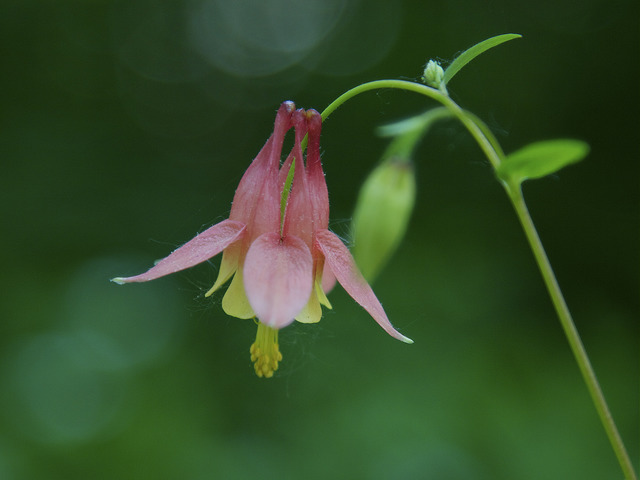
#> input picture Activity2/SampleImages/wildColumbine.jpg, 640 x 480 px
$ python Script6.py
#> lines starting #> are read from the running program, lines starting #| are printed output that depends on the picture
import cv2
img = cv2.imread("SampleImages/wildColumbine.jpg")
#> img is the input picture: shape (480, 640, 3); mean B, G, R 38.4, 74.6, 50.1
cv2.imshow("Original", img)
img2 = cv2.cvtColor(img, cv2.COLOR_BGR2GRAY)
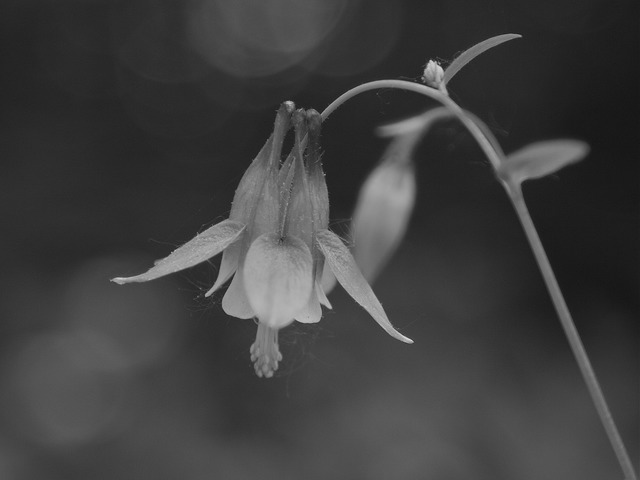
#> img2: shape (480, 640); min 21, max 225, mean 63.1
res, img3 = cv2.threshold(img2, 100,255, cv2.THRESH_TOZERO_INV)
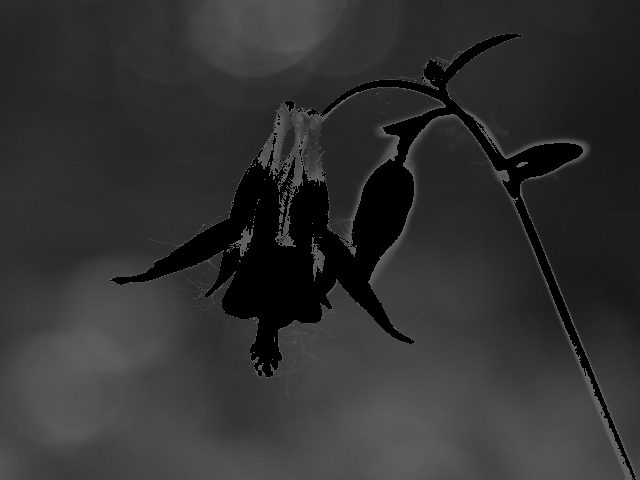
#> img3: shape (480, 640); min 0, max 100, mean 49.1
cv2.imshow("Thresholded", img3)
cv2.waitKey(0)
cv2.destroyAllWindows()

$ run again, with Activity2/SampleImages/canyonlands.jpg copied over Activity2/SampleImages/wildColumbine.jpg
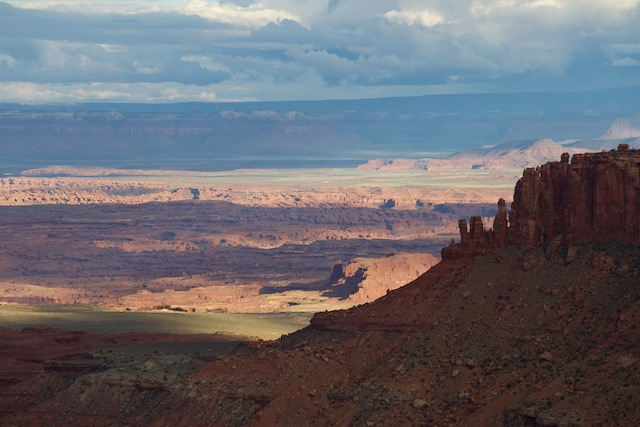
#> input picture Activity2/SampleImages/canyonlands.jpg, 640 x 427 px
#> img is the input picture: shape (427, 640, 3); mean B, G, R 111.6, 105.2, 106.6
#> `img2 = cv2.cvtColor(img, cv2.COLOR_BGR2GRAY)`:
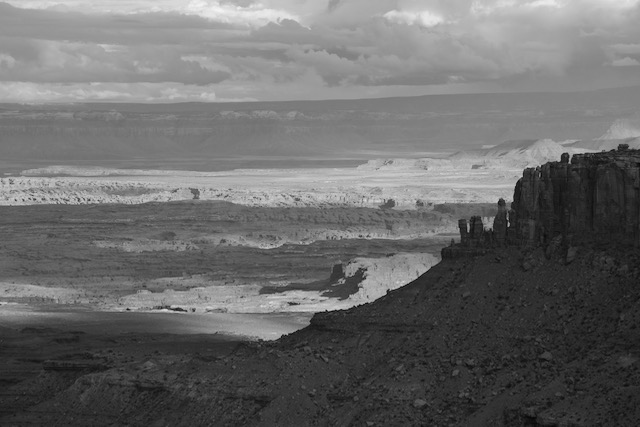
#> img2: shape (427, 640); min 5, max 244, mean 106.3
#> `res, img3 = cv2.threshold(img2, 100,255, cv2.THRESH_TOZERO_INV)`:
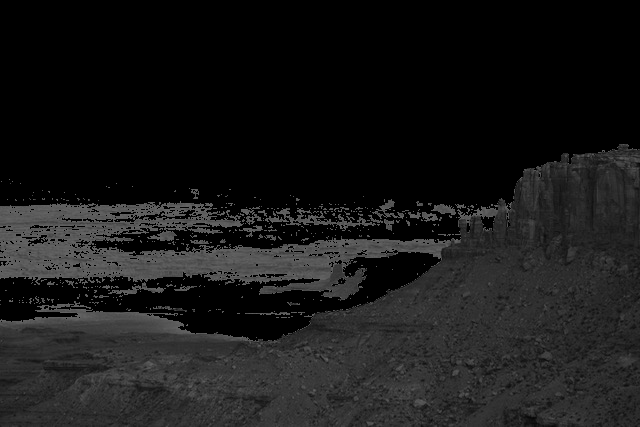
#> img3: shape (427, 640); min 0, max 100, mean 24.3

$ run again, with Activity2/SampleImages/landscape1.jpg copied over Activity2/SampleImages/wildColumbine.jpg
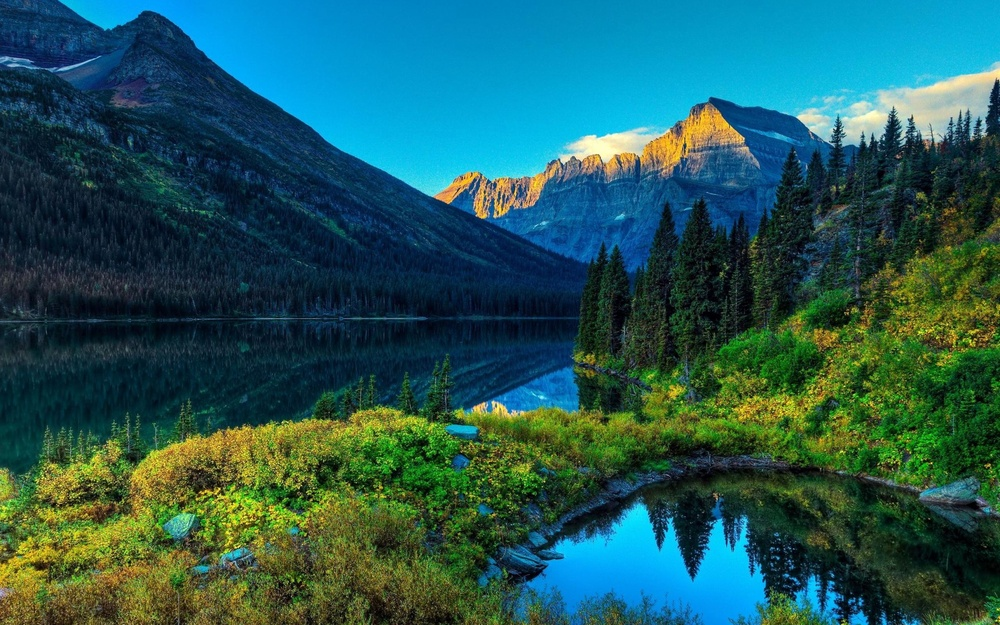
#> input picture Activity2/SampleImages/landscape1.jpg, 1000 x 625 px, shrunk from 2560 x 1600 before the run
#> img is the input picture: shape (625, 1000, 3); mean B, G, R 87.6, 88.5, 35.6
#> `img2 = cv2.cvtColor(img, cv2.COLOR_BGR2GRAY)`:
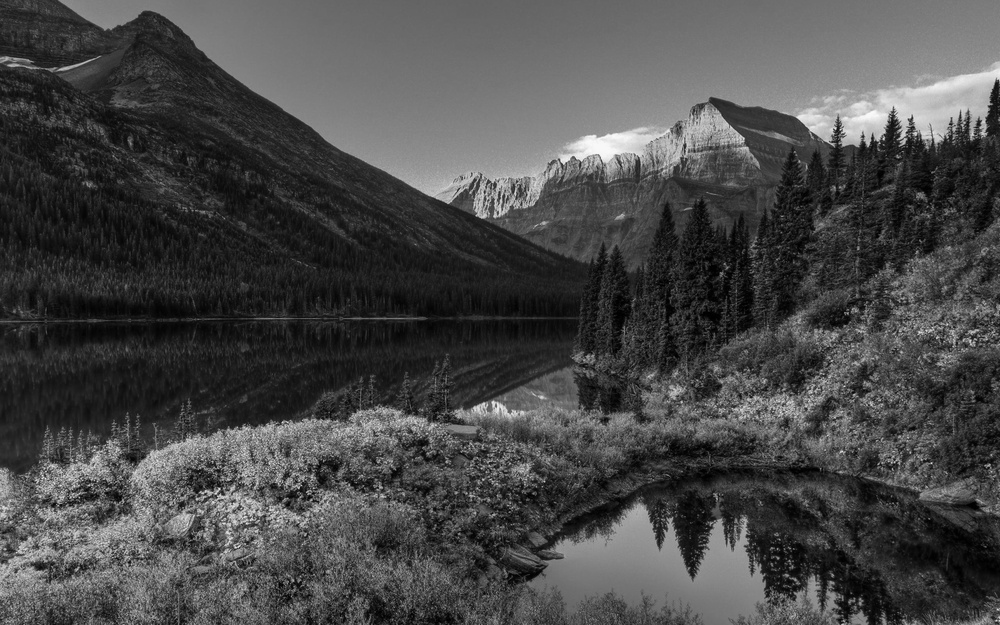
#> img2: shape (625, 1000); min 0, max 250, mean 72.5
#> `res, img3 = cv2.threshold(img2, 100,255, cv2.THRESH_TOZERO_INV)`:
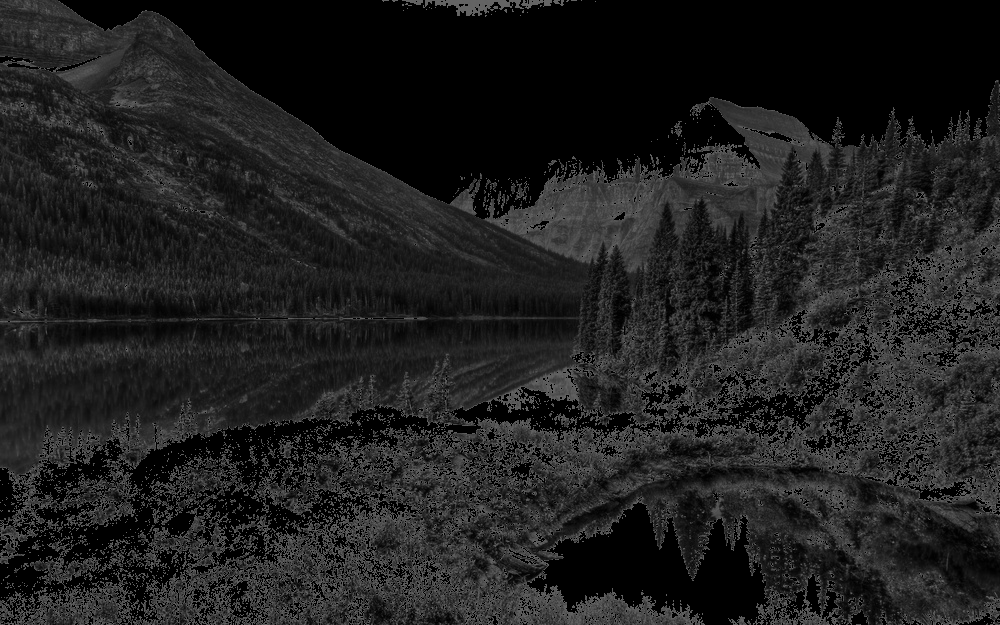
#> img3: shape (625, 1000); min 0, max 100, mean 30.9
